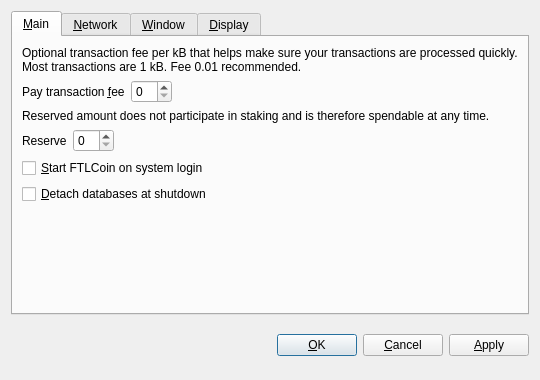
<?xml version="1.0" encoding="UTF-8"?>
<ui version="4.0">
 <class>OptionsDialog</class>
 <widget class="QDialog" name="OptionsDialog">
  <property name="geometry">
   <rect>
    <x>0</x>
    <y>0</y>
    <width>540</width>
    <height>380</height>
   </rect>
  </property>
  <property name="windowTitle">
   <string>Options</string>
  </property>
  <property name="modal">
   <bool>true</bool>
  </property>
  <layout class="QVBoxLayout" name="verticalLayout">
   <item>
    <widget class="QTabWidget" name="tabWidget">
     <property name="tabPosition">
      <enum>QTabWidget::North</enum>
     </property>
     <property name="currentIndex">
      <number>0</number>
     </property>
     <widget class="QWidget" name="tabMain">
      <attribute name="title">
       <string>&amp;Main</string>
      </attribute>
      <layout class="QVBoxLayout" name="verticalLayout_Main">
       <item>
        <widget class="QLabel" name="transactionFeeInfoLabel">
         <property name="text">
          <string>Optional transaction fee per kB that helps make sure your transactions are processed quickly. Most transactions are 1 kB. Fee 0.01 recommended.</string>
         </property>
         <property name="textFormat">
          <enum>Qt::PlainText</enum>
         </property>
         <property name="wordWrap">
          <bool>true</bool>
         </property>
        </widget>
       </item>
       <item>
        <layout class="QHBoxLayout" name="horizontalLayoutFee">
         <item>
          <widget class="QLabel" name="transactionFeeLabel">
           <property name="text">
            <string>Pay transaction &amp;fee</string>
           </property>
           <property name="textFormat">
            <enum>Qt::PlainText</enum>
           </property>
           <property name="buddy">
            <cstring>transactionFee</cstring>
           </property>
          </widget>
         </item>
         <item>
          <widget class="BitcoinAmountField" name="transactionFee"/>
         </item>
         <item>
          <spacer name="horizontalSpacerFee">
           <property name="orientation">
            <enum>Qt::Horizontal</enum>
           </property>
           <property name="sizeHint" stdset="0">
            <size>
             <width>40</width>
             <height>20</height>
            </size>
           </property>
          </spacer>
         </item>
        </layout>
       </item>
       <item>
        <widget class="QLabel" name="reserveBalanceInfoLabel">
         <property name="text">
          <string>Reserved amount does not participate in staking and is therefore spendable at any time.</string>
         </property>
         <property name="textFormat">
          <enum>Qt::PlainText</enum>
         </property>
         <property name="wordWrap">
          <bool>true</bool>
         </property>
        </widget>
       </item>
       <item>
        <layout class="QHBoxLayout" name="horizontalLayoutReserveBalance">
         <item>
          <widget class="QLabel" name="reserveBalanceLabel">
           <property name="text">
            <string>Reserve</string>
           </property>
           <property name="textFormat">
            <enum>Qt::PlainText</enum>
           </property>
           <property name="buddy">
            <cstring>reserveBalance</cstring>
           </property>
          </widget>
         </item>
         <item>
          <widget class="BitcoinAmountField" name="reserveBalance"/>
         </item>
         <item>
          <spacer name="horizontalSpacerReserveBalance">
           <property name="orientation">
            <enum>Qt::Horizontal</enum>
           </property>
           <property name="sizeHint" stdset="0">
            <size>
             <width>40</width>
             <height>20</height>
            </size>
           </property>
          </spacer>
         </item>
        </layout>
       </item>
       <item>
        <widget class="QCheckBox" name="bitcoinAtStartup">
         <property name="toolTip">
          <string>Automatically start FTLCoin after logging in to the system.</string>
         </property>
         <property name="text">
          <string>&amp;Start FTLCoin on system login</string>
         </property>
        </widget>
       </item>
       <item>
        <widget class="QCheckBox" name="detachDatabases">
         <property name="toolTip">
          <string>Detach block and address databases at shutdown. This means they can be moved to another data directory, but it slows down shutdown. The wallet is always detached.</string>
         </property>
         <property name="text">
          <string>&amp;Detach databases at shutdown</string>
         </property>
        </widget>
       </item>
       <item>
        <spacer name="verticalSpacer_Main">
         <property name="orientation">
          <enum>Qt::Vertical</enum>
         </property>
         <property name="sizeHint" stdset="0">
          <size>
           <width>20</width>
           <height>40</height>
          </size>
         </property>
        </spacer>
       </item>
      </layout>
     </widget>
     <widget class="QWidget" name="tabNetwork">
      <attribute name="title">
       <string>&amp;Network</string>
      </attribute>
      <layout class="QVBoxLayout" name="verticalLayout_Network">
       <item>
        <widget class="QCheckBox" name="mapPortUpnp">
         <property name="toolTip">
          <string>Automatically open the FTLCoin client port on the router. This only works when your router supports UPnP and it is enabled.</string>
         </property>
         <property name="text">
          <string>Map port using &amp;UPnP</string>
         </property>
        </widget>
       </item>
       <item>
        <widget class="QCheckBox" name="connectSocks">
         <property name="toolTip">
          <string>Connect to the FTLCoin network through a SOCKS proxy (e.g. when connecting through Tor).</string>
         </property>
         <property name="text">
          <string>&amp;Connect through SOCKS proxy:</string>
         </property>
        </widget>
       </item>
       <item>
        <layout class="QHBoxLayout" name="horizontalLayout_Network">
         <item>
          <widget class="QLabel" name="proxyIpLabel">
           <property name="text">
            <string>Proxy &amp;IP:</string>
           </property>
           <property name="textFormat">
            <enum>Qt::PlainText</enum>
           </property>
           <property name="buddy">
            <cstring>proxyIp</cstring>
           </property>
          </widget>
         </item>
         <item>
          <widget class="QValidatedLineEdit" name="proxyIp">
           <property name="maximumSize">
            <size>
             <width>140</width>
             <height>16777215</height>
            </size>
           </property>
           <property name="toolTip">
            <string>IP address of the proxy (e.g. 127.0.0.1)</string>
           </property>
          </widget>
         </item>
         <item>
          <widget class="QLabel" name="proxyPortLabel">
           <property name="text">
            <string>&amp;Port:</string>
           </property>
           <property name="textFormat">
            <enum>Qt::PlainText</enum>
           </property>
           <property name="buddy">
            <cstring>proxyPort</cstring>
           </property>
          </widget>
         </item>
         <item>
          <widget class="QLineEdit" name="proxyPort">
           <property name="maximumSize">
            <size>
             <width>55</width>
             <height>16777215</height>
            </size>
           </property>
           <property name="toolTip">
            <string>Port of the proxy (e.g. 9050)</string>
           </property>
          </widget>
         </item>
         <item>
          <widget class="QLabel" name="socksVersionLabel">
           <property name="text">
            <string>SOCKS &amp;Version:</string>
           </property>
           <property name="textFormat">
            <enum>Qt::PlainText</enum>
           </property>
           <property name="buddy">
            <cstring>socksVersion</cstring>
           </property>
          </widget>
         </item>
         <item>
          <widget class="QValueComboBox" name="socksVersion">
           <property name="toolTip">
            <string>SOCKS version of the proxy (e.g. 5)</string>
           </property>
          </widget>
         </item>
         <item>
          <spacer name="horizontalSpacer_Network">
           <property name="orientation">
            <enum>Qt::Horizontal</enum>
           </property>
           <property name="sizeHint" stdset="0">
            <size>
             <width>40</width>
             <height>20</height>
            </size>
           </property>
          </spacer>
         </item>
        </layout>
       </item>
       <item>
        <spacer name="verticalSpacer_Network">
         <property name="orientation">
          <enum>Qt::Vertical</enum>
         </property>
         <property name="sizeHint" stdset="0">
          <size>
           <width>20</width>
           <height>40</height>
          </size>
         </property>
        </spacer>
       </item>
      </layout>
     </widget>
     <widget class="QWidget" name="tabWindow">
      <attribute name="title">
       <string>&amp;Window</string>
      </attribute>
      <layout class="QVBoxLayout" name="verticalLayout_Window">
       <item>
        <widget class="QCheckBox" name="minimizeToTray">
         <property name="toolTip">
          <string>Show only a tray icon after minimizing the window.</string>
         </property>
         <property name="text">
          <string>&amp;Minimize to the tray instead of the taskbar</string>
         </property>
        </widget>
       </item>
       <item>
        <widget class="QCheckBox" name="minimizeOnClose">
         <property name="toolTip">
          <string>Minimize instead of exit the application when the window is closed. When this option is enabled, the application will be closed only after selecting Quit in the menu.</string>
         </property>
         <property name="text">
          <string>M&amp;inimize on close</string>
         </property>
        </widget>
       </item>
       <item>
        <spacer name="verticalSpacer_Window">
         <property name="orientation">
          <enum>Qt::Vertical</enum>
         </property>
         <property name="sizeHint" stdset="0">
          <size>
           <width>20</width>
           <height>40</height>
          </size>
         </property>
        </spacer>
       </item>
      </layout>
     </widget>
     <widget class="QWidget" name="tabDisplay">
      <attribute name="title">
       <string>&amp;Display</string>
      </attribute>
      <layout class="QVBoxLayout" name="verticalLayout_Display">
       <item>
        <layout class="QHBoxLayout" name="horizontalLayout_1_Display">
         <item>
          <widget class="QLabel" name="langLabel">
           <property name="text">
            <string>User Interface &amp;language:</string>
           </property>
           <property name="textFormat">
            <enum>Qt::PlainText</enum>
           </property>
           <property name="buddy">
            <cstring>lang</cstring>
           </property>
          </widget>
         </item>
         <item>
          <widget class="QValueComboBox" name="lang">
           <property name="toolTip">
            <string>The user interface language can be set here. This setting will take effect after restarting FTLCoin.</string>
           </property>
          </widget>
         </item>
        </layout>
       </item>
       <item>
        <layout class="QHBoxLayout" name="horizontalLayout_2_Display">
         <item>
          <widget class="QLabel" name="unitLabel">
           <property name="text">
            <string>&amp;Unit to show amounts in:</string>
           </property>
           <property name="textFormat">
            <enum>Qt::PlainText</enum>
           </property>
           <property name="buddy">
            <cstring>unit</cstring>
           </property>
          </widget>
         </item>
         <item>
          <widget class="QValueComboBox" name="unit">
           <property name="toolTip">
            <string>Choose the default subdivision unit to show in the interface and when sending coins.</string>
           </property>
          </widget>
         </item>
        </layout>
       </item>
       <item>
        <widget class="QCheckBox" name="displayAddresses">
         <property name="toolTip">
          <string>Whether to show FTLCoin addresses in the transaction list or not.</string>
         </property>
         <property name="text">
          <string>&amp;Display addresses in transaction list</string>
         </property>
        </widget>
       </item>
       <item>
        <widget class="QCheckBox" name="coinControlFeatures">
         <property name="toolTip">
          <string>Whether to show coin control features or not.</string>
         </property>
         <property name="text">
          <string>Display coin &amp;control features (experts only!)</string>
         </property>
        </widget>
       </item>
       <item>
        <spacer name="verticalSpacer_Display">
         <property name="orientation">
          <enum>Qt::Vertical</enum>
         </property>
         <property name="sizeHint" stdset="0">
          <size>
           <width>20</width>
           <height>40</height>
          </size>
         </property>
        </spacer>
       </item>
      </layout>
     </widget>
    </widget>
   </item>
   <item>
    <layout class="QHBoxLayout" name="horizontalLayout_Buttons">
     <item>
      <spacer name="horizontalSpacer_1">
       <property name="orientation">
        <enum>Qt::Horizontal</enum>
       </property>
       <property name="sizeHint" stdset="0">
        <size>
         <width>40</width>
         <height>48</height>
        </size>
       </property>
      </spacer>
     </item>
     <item>
      <widget class="QLabel" name="statusLabel">
       <property name="font">
        <font>
         <weight>75</weight>
         <bold>true</bold>
        </font>
       </property>
       <property name="text">
        <string/>
       </property>
       <property name="textFormat">
        <enum>Qt::PlainText</enum>
       </property>
       <property name="wordWrap">
        <bool>true</bool>
       </property>
      </widget>
     </item>
     <item>
      <spacer name="horizontalSpacer_2">
       <property name="orientation">
        <enum>Qt::Horizontal</enum>
       </property>
       <property name="sizeHint" stdset="0">
        <size>
         <width>40</width>
         <height>48</height>
        </size>
       </property>
      </spacer>
     </item>
     <item>
      <widget class="QPushButton" name="okButton">
       <property name="text">
        <string>&amp;OK</string>
       </property>
      </widget>
     </item>
     <item>
      <widget class="QPushButton" name="cancelButton">
       <property name="text">
        <string>&amp;Cancel</string>
       </property>
       <property name="autoDefault">
        <bool>false</bool>
       </property>
      </widget>
     </item>
     <item>
      <widget class="QPushButton" name="applyButton">
       <property name="text">
        <string>&amp;Apply</string>
       </property>
       <property name="autoDefault">
        <bool>false</bool>
       </property>
      </widget>
     </item>
    </layout>
   </item>
  </layout>
 </widget>
 <customwidgets>
  <customwidget>
   <class>BitcoinAmountField</class>
   <extends>QSpinBox</extends>
   <header>bitcoinamountfield.h</header>
  </customwidget>
  <customwidget>
   <class>QValueComboBox</class>
   <extends>QComboBox</extends>
   <header>qvaluecombobox.h</header>
  </customwidget>
  <customwidget>
   <class>QValidatedLineEdit</class>
   <extends>QLineEdit</extends>
   <header>qvalidatedlineedit.h</header>
  </customwidget>
 </customwidgets>
 <resources/>
 <connections/>
</ui>
